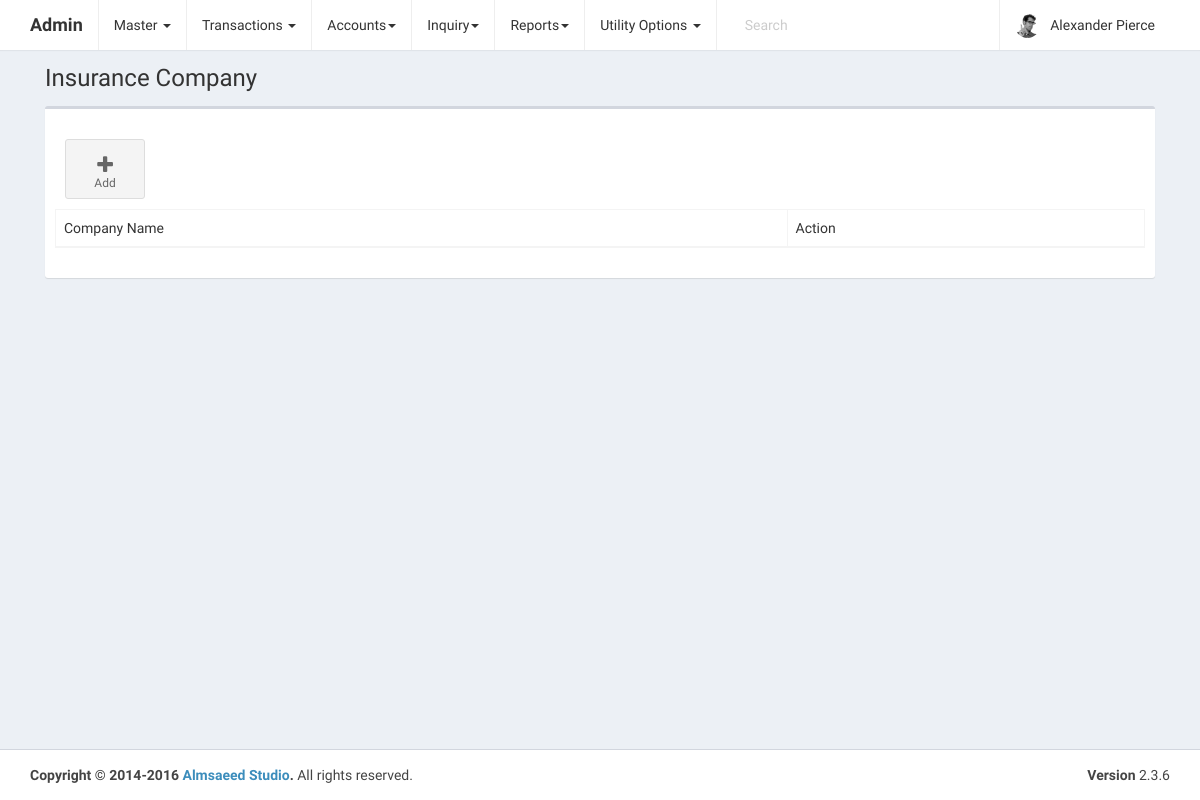
Before: /home.php?controller=ins_co&action=ins_comp with the older database file.
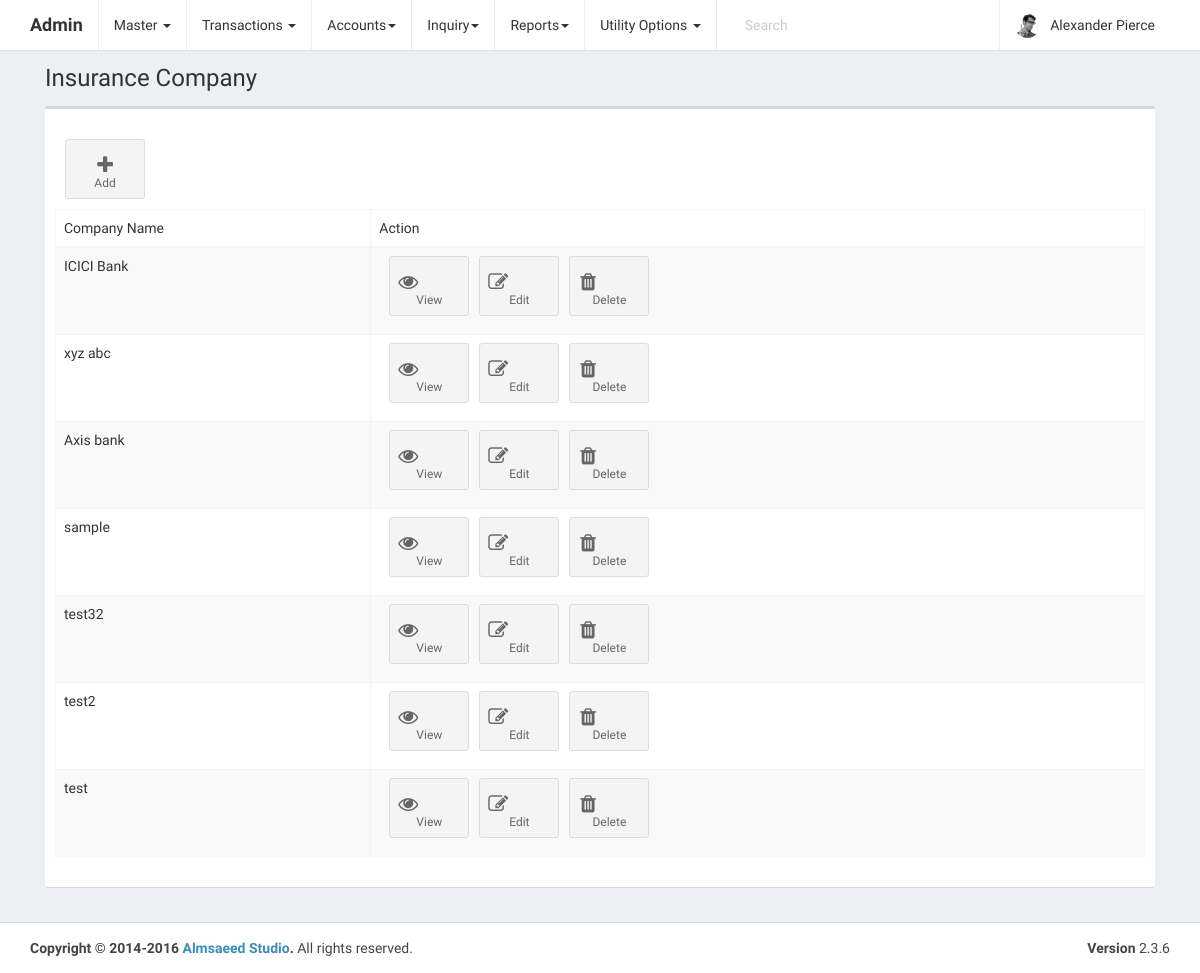
After: the same page with the newer database file.
### tables this page shows
CREATE TABLE `insurance_company` (
  `id` int(11) NOT NULL,
  `company_name` varchar(255) NOT NULL,
  `created_at` datetime NOT NULL,
  `updated_at` datetime NOT NULL
);

### controller/Ins_co_Controller.php (called while the page is built, shortened)
<?php
include_once 'model/Ins_company.php';
class Ins_co_Controller {
    public $model;
    public function __construct() {
        $this->model = new Insurance_co;
    }
    public function view() {
        $ins_comp = $this->model->view();
        include_once $_SERVER['DOCUMENT_ROOT'] . '/ambica_logistics/views/layout.php';
    }
}
?>

### model/Ins_company.php (called while the page is built, shortened)
<?php
class Insurance_co {
    public $conn;
    public function __construct() {
        $this->conn = mysqli_connect("localhost", "root", "");
        mysqli_select_db($this->conn, "ambica_logistics");
    }
    public function view() {
        $view=mysqli_query($this->conn,"select * from insurance_company order by id desc");
        return $view;
    }
}
?>

### views/ins_co.php (the view, shortened to what this page needs)
<section class="content-header">
    <h1>
        Insurance Company
    </h1>
</section>
<section class="content">
    <div class="row">
        <div class="col-xs-12">
            <div class="box">
                <div class="box-header">
                </div>
                <div class="box-body">
                    <a href="?controller=ins_co&action=add_ins_co" class="btn btn-app">
                        <i class="fa fa-plus"></i> Add
                    </a>
                    <div calss="table-responsive">
                        <table id="example2" class="table table-bordered table-striped">
                            <thead>
                                <tr>
                                    <td>Company Name</td>
                                    <td>Action</td>
                                </tr>
                            </thead>
                            <tbody>
                                <?php
                                while ($row = mysqli_fetch_assoc($ins_comp)) {
                                    echo "<tr>";
                                    echo "<td>" . $row['company_name'] . "</td>";
                                    echo "<td><a href=\"?controller=ins_co&action=get_ins_co&id=" . $row['id'] . "\" class=\"btn btn-app\"><i class=\"fa fa-fw fa-eye\"></i>View</a>"
                                    . "<a href=\"?controller=ins_co&action=upd_ins_co&id=" . $row['id'] . "\" class=\"btn btn-app\"><i class=\"fa fa-fw fa-pencil-square-o\"></i>Edit</a>"
                                    . "<a href=\"?controller=ins_co&action=del_ins_co&id=" . $row['id'] . "\" onclick=\"return confirm('Want to delete?')\" class=\"btn btn-app\"><i class=\"fa fa-fw fa-trash\"></i>Delete</a></td>";
                                    echo "</tr>";
                                }
                                ?>
                            </tbody>
                        </table>
                    </div>
                </div>
            </div>
        </div>
    </div>
</section>

Changed rows visible on the page:
added insurance_company: company_name "ICICI Bank"
added insurance_company: company_name "xyz abc"
added insurance_company: company_name "Axis bank"
added insurance_company: company_name "sample"
added insurance_company: company_name "test32"
added insurance_company: company_name "test2"
added insurance_company: company_name "test"
